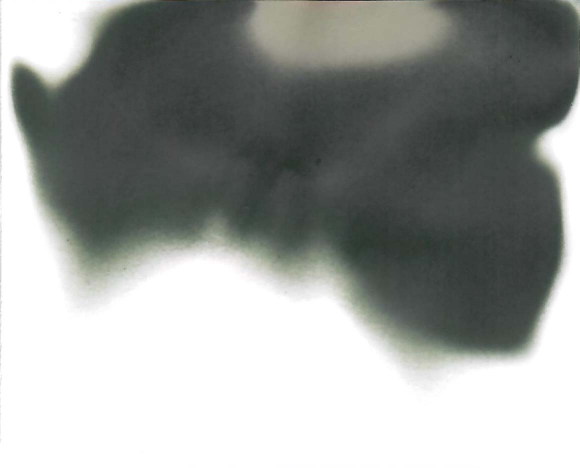
#> input picture test_image/central.jpg, 1160 x 936 px (shown at 1/2 size)
$ python -i imagecontroller.py   (imports and definitions only)
#> lines starting #> are read from the running program, lines starting #| are printed output that depends on the picture; after the words box and inside, x2 and y2 are one past the last pixel; in counts of white or black regions, pixels touching at a corner belong together
import cv2
import matplotlib.pyplot as plt
import numpy as np

class ImageContronller:
    def __init__(self):
        # 左中右图片路径
        self.image_left = ''
        self.image_central = ''
        self.image_right = ''

    def setImageLeft(self, imagefile):
        self.image_left = imagefile

    def setImageCentral(self, imagefile):
        self.image_central = imagefile

    def setImageRight(self, imagefile):
        self.image_right = imagefile

    def printRoad(self):
        print(self.image_left)
        print(self.image_central)
        print(self.image_right)

    # 提取图片中的痕迹轮廓
    def extractSootPattern(self, image):
        # 读取图片
#> called with image = '../test_image/central.jpg'
        e = cv2.imread(image)
#> e is the input picture: shape (936, 1160, 3); mean B, G, R 155.2, 158.1, 155
        # 图片灰度化
        g = cv2.cvtColor(e, cv2.COLOR_BGR2GRAY)
        # 图片二值化
        r, b = cv2.threshold(g, 240, 255, cv2.THRESH_BINARY_INV)
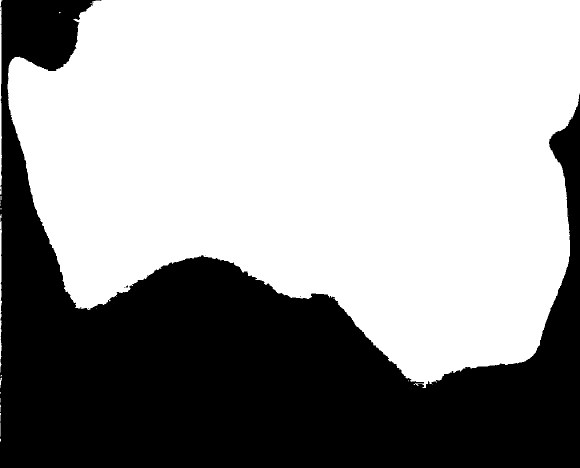
#> b: shape (936, 1160) (shown at 1/2 size); 61.3% white; 15 black regions (14 under 20 px)
        # 提取图片中的轮廓
        cr, t = cv2.findContours(b, cv2.RETR_EXTERNAL, cv2.CHAIN_APPROX_SIMPLE)
#> cr = 20 contours, 17 with area under 20; largest, box (x1, y1, x2, y2) and area: (15, 0, 1160, 776) 662092, (0, 0, 5, 390) 722, (0, 428, 4, 745) 481; t = 20 rows, first 6: [1, -1, -1, -1], [2, 0, -1, -1], [3, 1, -1, -1], [4, 2, -1, -1], [5, 3, -1, -1], [6, 4, -1, -1]
        # 计算出面积最大的一组轮廓
        # i: 组数
        # maxa: 最大面积
        # maxi: 面积最大的轮廓组数
        i = 0
        maxa = 0
        maxi = 0
        for cnt in cr:
            area = cv2.contourArea(cnt)
            if area > maxa:
                maxa = area
                maxi = i
            i = i + 1
#> this loop made 20 passes
#> (area, maxa) on passes 13, 19: (481, 481), (662092.5, 662092.5)
#> area on pass 20: 722.5
#> after the loop, i = 20; maxa = 662092.5; maxi = 18
        # 获取图片的长和宽
        rows, cols = e.shape[:2]
#> rows = 936; cols = 1160

        # 筛选坐标
        tx = []
        ty = []
        for cnt in cr[maxi]:
            if cnt[0][1] > 400 and cnt[0][1] < 900:
                tx.append(cnt[0][0])
                ty.append(cnt[0][1])
#> this loop made 1427 passes
#> cnt on passes 1 to 3: [[203, 0]], [[202, 1]], [[201, 1]]
#> after the loop, tx = 963 values, max 1139 at index 942, min 66 at index 0, mean 604.2; ty = 963 values, max 775 at index 696, min 403 at index 0, mean 612
        n_x = np.array(tx)
#> n_x has the same summary as tx
        n_y = np.array(ty)
#> n_y has the same summary as ty
        t_x = []
        t_y = []
        # 以x轴为准，将坐标对从小到大排队
        n = list(zip(n_x, n_y))
#> n = 963 pairs, first value 66 to 1139, second value 403 to 775
        n = sorted(n, key=lambda x: x[0])
        for i in n:
            if i[0] in t_x:
                continue
            y = i[1]
            for j in n:
                if i[0] == j[0] and i[1] < j[1]:
                    y = j[1]
            t_x.append(i[0])
            t_y.append(y)
#> this loop made 963 passes
#> i on passes 1, 2, 4: (66, 403), (67, 404), (68, 406)
#> after the loop, t_x = 642 values from 66 to 1139; t_y = 642 values, max 775 at index 470, min 403 at index 0, mean 616.4

        n_x = np.array(t_x)
#> n_x = 642 values from 66 to 1139
        n_y = np.array(t_y)
#> n_y has the same summary as t_y
        # 将x,y的图片坐标转换为实际坐标
        n_x = n_x * 5 / cols
#> n_x = 642 values from 0.284 to 4.91
        n_y = 4 - (n_y * 4 / rows)
#> n_y = 642 values, max 2.28 at index 0, min 0.688 at index 470, mean 1.37
        # 将的到的坐标进行二次多项式拟合
        # 得到的系数将作为特征参数返回
        paraNihe = np.polyfit(n_x, n_y, 2)
#> paraNihe = [0.0342, -0.361, 2]
        # 获取拟合曲线的坐标
        fit = np.poly1d(paraNihe)
        f_y = fit(n_x)
#> f_y = 642 values, max 1.9 at index 0, min 1.05 at index 641, mean 1.37
        return n_x, n_y, f_y, paraNihe

>>> result = ImageContronller().extractSootPattern('../test_image/central.jpg')

$ run again, on test_image/left.jpg
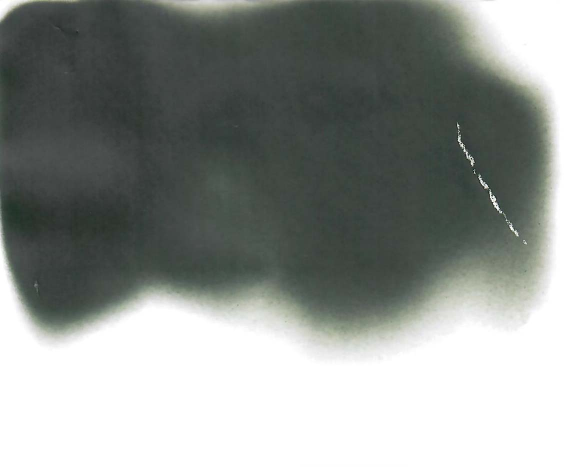
#> input picture test_image/left.jpg, 1160 x 934 px (shown at 1/2 size)
#> in extractSootPattern, e is the input picture: shape (934, 1160, 3); mean B, G, R 144.2, 147.9, 143.4
#> in extractSootPattern, `r, b = cv2.threshold(g, 240, 255, cv2.THRESH_BINARY_INV)`:
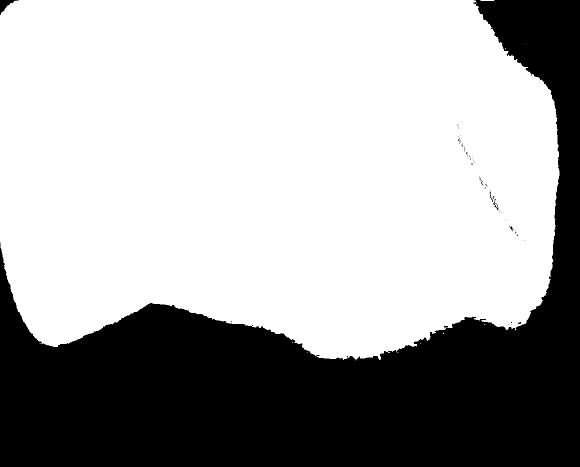
#> b: shape (934, 1160) (shown at 1/2 size); 65.7% white; 55 black regions (48 under 20 px)
#> cr = 10 contours, 8 with area under 20; largest, box (x1, y1, x2, y2) and area: (0, 0, 1119, 721) 710166, (960, 0, 989, 2) 26; t = [[1, -1, -1, -1], [2, 0, -1, -1], [3, 1, -1, -1], [4, 2, -1, -1], [5, 3, -1, -1], [6, 4, -1, -1], [7, 5, -1, -1], [8, 6, -1, -1], [9, 7, -1, -1], [-1, 8, -1, -1]]
#> the loop in extractSootPattern, `for cnt in cr:` made 10 passes
#> (area, maxa) on passes 9 to 10: (26, 26), (710166, 710166)
#> after the loop in extractSootPattern, `for cnt in cr:`: i = 10; maxa = 710166; maxi = 9
#> the loop in extractSootPattern, `for cnt in cr[maxi]:` made 1219 passes
#> cnt on passes 1 to 3: [[38, 0]], [[37, 1]], [[33, 1]]
#> after the loop in extractSootPattern, `for cnt in cr[maxi]:`: tx = 912 values, max 1111 at index 909, min 0 at index 0, mean 588.1; ty = 912 values, max 720 at index 515, min 407 at index 911, mean 641.4
#> in extractSootPattern, `n_x = np.array(tx)`: n_x has the same summary as tx
#> in extractSootPattern, `n_y = np.array(ty)`: n_y has the same summary as ty
#> n = 912 pairs, first value 0 to 1111, second value 407 to 720
#> the loop in extractSootPattern, `for i in n:` made 912 passes
#> i on passes 3, 5, 7: (1, 495), (2, 497), (3, 502)
#> after the loop in extractSootPattern, `for i in n:`: t_x = 618 values from 0 to 1111; t_y = 618 values, max 720 at index 391, min 409 at index 617, mean 654
#> in extractSootPattern, `n_x = np.array(t_x)`: n_x = 618 values from 0 to 1111
#> in extractSootPattern, `n_y = np.array(t_y)`: n_y has the same summary as t_y
#> in extractSootPattern, `n_x = n_x * 5 / cols`: n_x = 618 values from 0 to 4.79
#> in extractSootPattern, `n_y = 4 - (n_y * 4 / rows)`: n_y = 618 values, max 2.25 at index 617, min 0.916 at index 391, mean 1.2
#> paraNihe = [0.058, -0.285, 1.42]
#> f_y = 618 values, max 1.42 at index 0, min 1.07 at index 310, mean 1.2

$ run again, on test_image/right.jpg
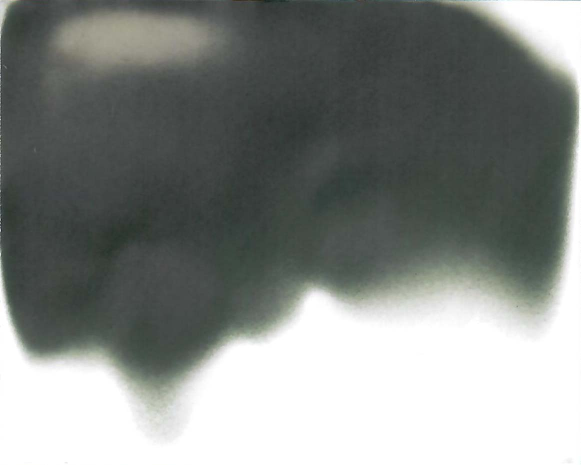
#> input picture test_image/right.jpg, 1161 x 930 px (shown at 1/2 size)
#> in extractSootPattern, e is the input picture: shape (930, 1161, 3); mean B, G, R 133.2, 136.4, 132.3
#> in extractSootPattern, `r, b = cv2.threshold(g, 240, 255, cv2.THRESH_BINARY_INV)`:
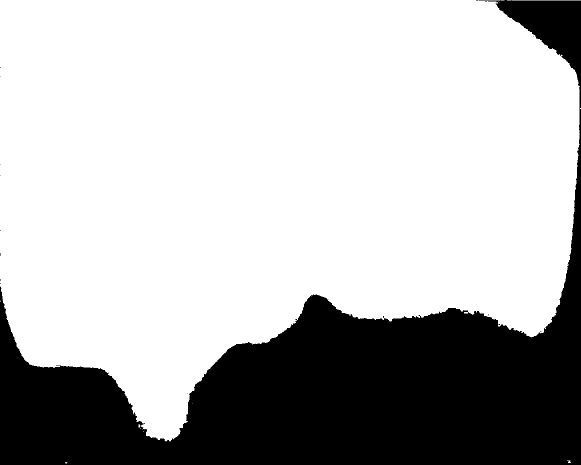
#> b: shape (930, 1161) (shown at 1/2 size); 72.3% white; 13 black regions (12 under 20 px)
#> cr = 15 contours, 14 with area under 20; largest, box (x1, y1, x2, y2) and area: (0, 0, 1160, 883) 778339; t = 15 rows, first 6: [1, -1, -1, -1], [2, 0, -1, -1], [3, 1, -1, -1], [4, 2, -1, -1], [5, 3, -1, -1], [6, 4, -1, -1]
#> the loop in extractSootPattern, `for cnt in cr:` made 15 passes
#> (area, maxa) on pass 15: (778339, 778339)
#> after the loop in extractSootPattern, `for cnt in cr:`: i = 15; maxa = 778339; maxi = 14
#> the loop in extractSootPattern, `for cnt in cr[maxi]:` made 1303 passes
#> cnt on passes 1 to 3: [[0, 0]], [[0, 133]], [[1, 134]]
#> after the loop in extractSootPattern, `for cnt in cr[maxi]:`: tx = 1049 values, max 1148 at index 1041, min 0 at index 0, mean 578.3; ty = 1049 values, max 882 at index 329, min 402 at index 1048, mean 680.2
#> in extractSootPattern, `n_x = np.array(tx)`: n_x has the same summary as tx
#> in extractSootPattern, `n_y = np.array(ty)`: n_y has the same summary as ty
#> n = 1049 pairs, first value 0 to 1148, second value 402 to 882
#> the loop in extractSootPattern, `for i in n:` made 1049 passes
#> i on passes 2 to 4: (0, 462), (0, 505), (0, 512)
#> after the loop in extractSootPattern, `for i in n:`: t_x = 683 values from 0 to 1148; t_y = 683 values, max 882 at index 191, min 423 at index 682, mean 685.3
#> in extractSootPattern, `n_x = np.array(t_x)`: n_x = 683 values from 0 to 1148
#> in extractSootPattern, `n_y = np.array(t_y)`: n_y has the same summary as t_y
#> in extractSootPattern, `n_x = n_x * 5 / cols`: n_x = 683 values from 0 to 4.94
#> in extractSootPattern, `n_y = 4 - (n_y * 4 / rows)`: n_y = 683 values, max 2.18 at index 682, min 0.206 at index 191, mean 1.05
#> paraNihe = [0.0272, 0.017, 0.78]
#> f_y = 683 values from 0.78 to 1.53
